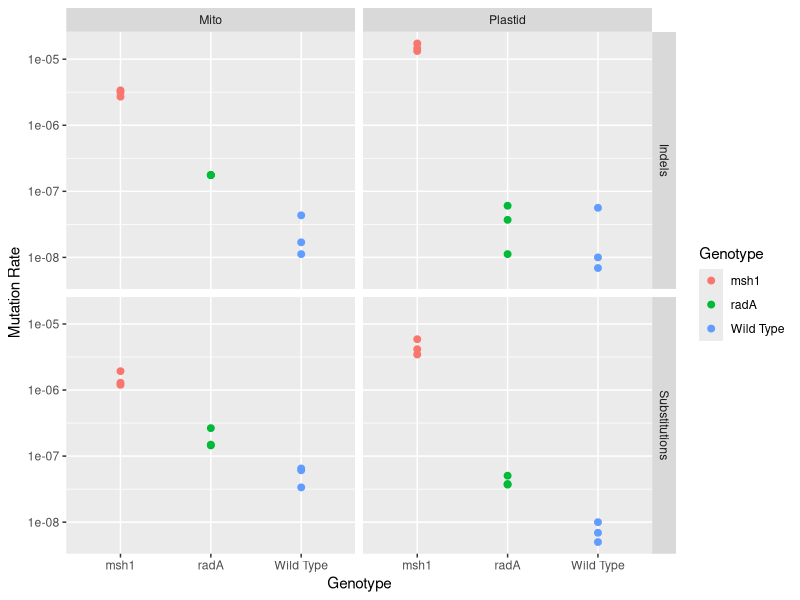

Source code (R):
library(ggplot2)
setwd("C:/Users/charl/OneDrive - Colostate/Spring 2024/CM515/CM515_Github/CM515-course-2024/modules/13_Presenting_Data")
Mutation = read.delim("MutationRate.txt")

ggplot (data=Mutation, aes(x=Genotype, y=MutationRate, color = Genotype)) + 
  geom_point(size = 2) + 
  scale_y_log10() +
  xlab("Genotype") + 
  ylab("Mutation Rate") +
  facet_grid(vars(MutationType), vars(Genome)) 

